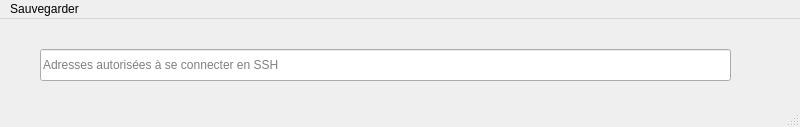
<?xml version="1.0" encoding="UTF-8"?>
<ui version="4.0">
 <class>MainWindow</class>
 <widget class="QMainWindow" name="MainWindow">
  <property name="geometry">
   <rect>
    <x>0</x>
    <y>0</y>
    <width>800</width>
    <height>127</height>
   </rect>
  </property>
  <property name="windowTitle">
   <string>BackBone Allowed Addresses</string>
  </property>
  <widget class="QWidget" name="centralwidget">
   <widget class="QLineEdit" name="lineEdit">
    <property name="geometry">
     <rect>
      <x>40</x>
      <y>30</y>
      <width>691</width>
      <height>32</height>
     </rect>
    </property>
    <property name="placeholderText">
     <string>Adresses autorisées à se connecter en SSH</string>
    </property>
   </widget>
  </widget>
  <widget class="QMenuBar" name="menubar">
   <property name="geometry">
    <rect>
     <x>0</x>
     <y>0</y>
     <width>800</width>
     <height>30</height>
    </rect>
   </property>
   <widget class="QMenu" name="menuSauvegarder">
    <property name="title">
     <string>Sauvegarder</string>
    </property>
    <addaction name="actionSave"/>
   </widget>
   <addaction name="menuSauvegarder"/>
  </widget>
  <widget class="QStatusBar" name="statusbar"/>
  <action name="actionSave">
   <property name="text">
    <string>Save</string>
   </property>
  </action>
 </widget>
 <resources/>
 <connections/>
</ui>
